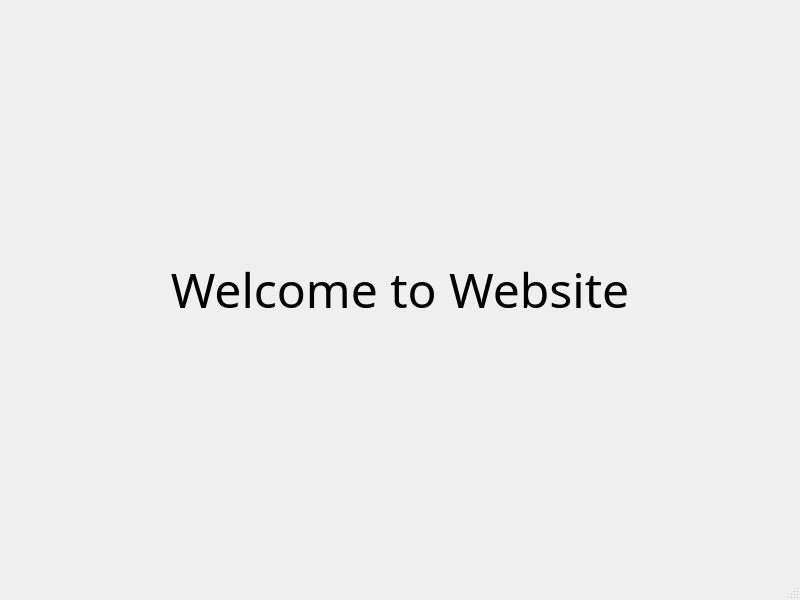
<?xml version="1.0" encoding="UTF-8"?>
<ui version="4.0">
 <class>login_main</class>
 <widget class="QMainWindow" name="login_main">
  <property name="geometry">
   <rect>
    <x>0</x>
    <y>0</y>
    <width>800</width>
    <height>600</height>
   </rect>
  </property>
  <property name="windowTitle">
   <string>MainWindow</string>
  </property>
  <widget class="QWidget" name="centralwidget">
   <layout class="QVBoxLayout" name="verticalLayout">
    <item>
     <widget class="QLabel" name="label">
      <property name="font">
       <font>
        <family>Segoe Print</family>
        <pointsize>36</pointsize>
       </font>
      </property>
      <property name="text">
       <string>Welcome to Website</string>
      </property>
      <property name="alignment">
       <set>Qt::AlignmentFlag::AlignCenter</set>
      </property>
     </widget>
    </item>
    <item>
     <layout class="QHBoxLayout" name="horizontalLayout"/>
    </item>
   </layout>
  </widget>
  <widget class="QMenuBar" name="menubar">
   <property name="geometry">
    <rect>
     <x>0</x>
     <y>0</y>
     <width>800</width>
     <height>22</height>
    </rect>
   </property>
  </widget>
  <widget class="QStatusBar" name="statusbar"/>
 </widget>
 <resources/>
 <connections/>
</ui>
